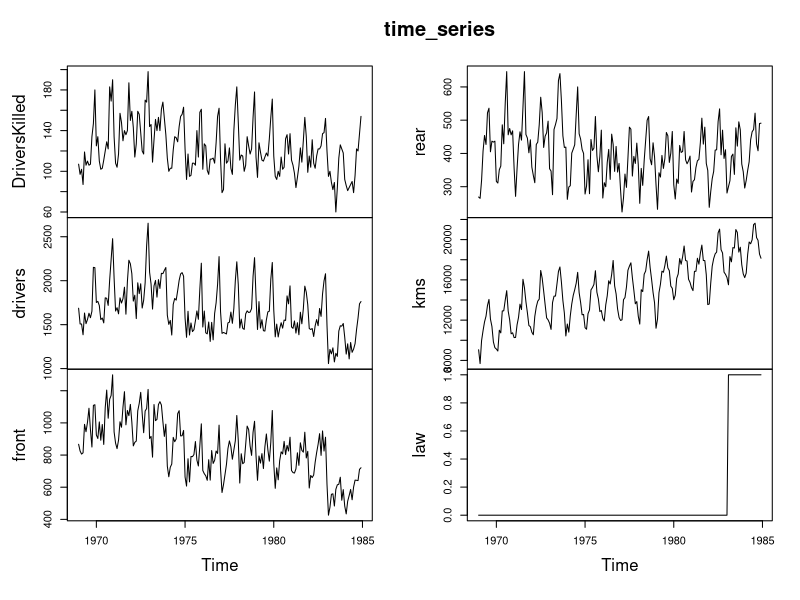
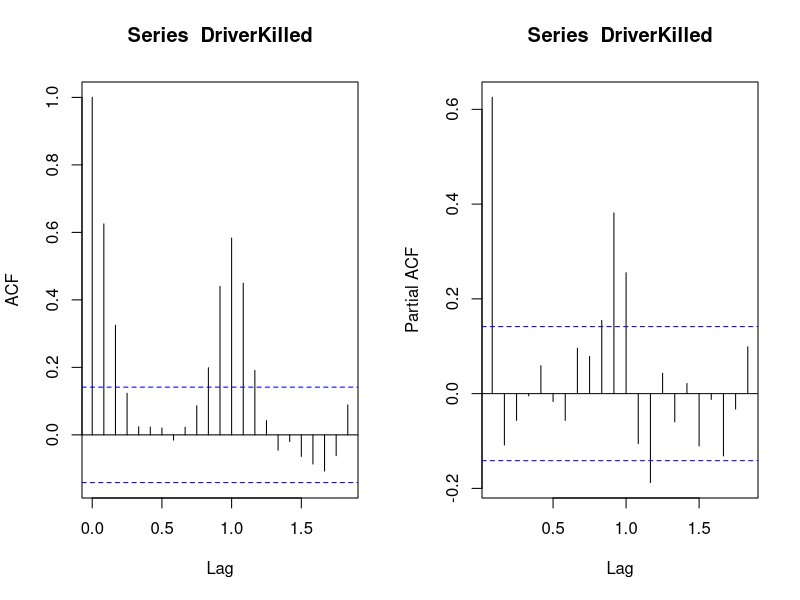

Here is the R script that generated these plots, in order:
## ---- chunk 1
time_series <-  Seatbelts[,-7]
time_series <-  time_series[,-6]
plot(time_series)
## ---- chunk 2
par(mfrow = c(1, 2))
DriverKilled <-  Seatbelts[,1]
acf(DriverKilled); pacf(DriverKilled)
beforelaw <- window((Seatbelts[,1]/Seatbelts[,5]*1000),end = 1983)
fit <- arima(beforelaw, c(1, 0, 0), seasonal = list(order = c(1, 0, 0)))
fit
